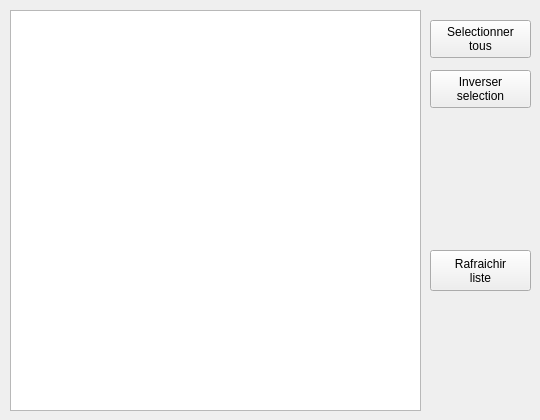
      <widget class="QWidget" name="tab_Client">
       <attribute name="title">
        <string>CLIENT</string>
       </attribute>
       <widget class="QListWidget" name="listWidget_Client">
        <property name="geometry">
         <rect>
          <x>10</x>
          <y>10</y>
          <width>411</width>
          <height>401</height>
         </rect>
        </property>
        <property name="font">
         <font>
          <family>MS Shell Dlg 2</family>
          <pointsize>10</pointsize>
         </font>
        </property>
       </widget>
       <widget class="QPushButton" name="pushButton_Mods_Client_SelectAll">
        <property name="geometry">
         <rect>
          <x>430</x>
          <y>20</y>
          <width>101</width>
          <height>38</height>
         </rect>
        </property>
        <property name="font">
         <font>
          <pointsize>9</pointsize>
         </font>
        </property>
        <property name="text">
         <string>Selectionner
tous</string>
        </property>
       </widget>
       <widget class="QPushButton" name="pushButton_Mods_Client_InvSelect">
        <property name="geometry">
         <rect>
          <x>430</x>
          <y>70</y>
          <width>101</width>
          <height>38</height>
         </rect>
        </property>
        <property name="font">
         <font>
          <pointsize>9</pointsize>
         </font>
        </property>
        <property name="text">
         <string>Inverser
selection</string>
        </property>
       </widget>
       <widget class="QLabel" name="label_GFX_Client">
        <property name="geometry">
         <rect>
          <x>430</x>
          <y>130</y>
          <width>101</width>
          <height>101</height>
         </rect>
        </property>
        <property name="text">
         <string notr="true"/>
        </property>
        <property name="pixmap">
         <pixmap resource="ressources.qrc">:/gfx/template.png</pixmap>
        </property>
        <property name="scaledContents">
         <bool>true</bool>
        </property>
       </widget>
       <widget class="QPushButton" name="pushButton_Mods_Client_RefreshList">
        <property name="geometry">
         <rect>
          <x>430</x>
          <y>250</y>
          <width>101</width>
          <height>41</height>
         </rect>
        </property>
        <property name="font">
         <font>
          <pointsize>9</pointsize>
         </font>
        </property>
        <property name="text">
         <string>Rafraichir
liste</string>
        </property>
       </widget>
      </widget>
